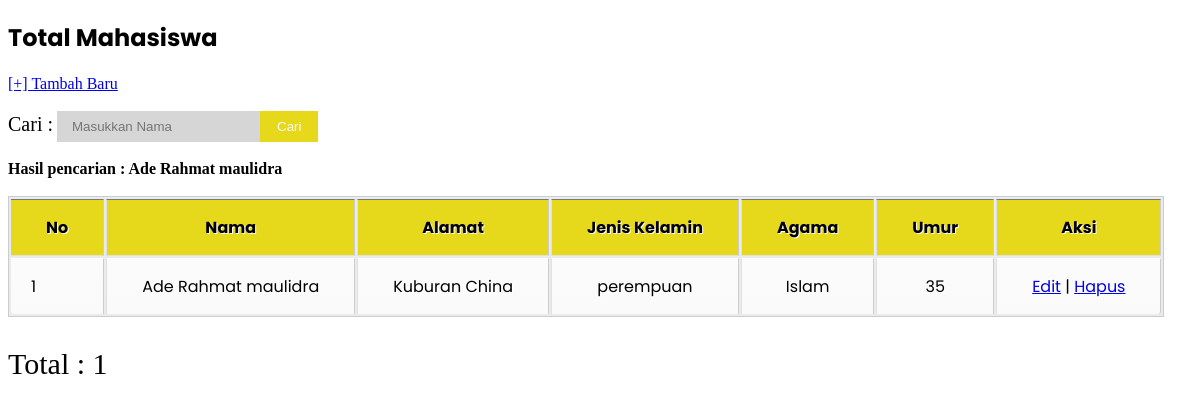
Page /tampil.php?cari=Ade Rahmat maulidra on the committed database.
### tables this page shows
CREATE TABLE `mahasiswa` (
  `id` int(11) NOT NULL,
  `nama` varchar(65) NOT NULL,
  `alamat` varchar(255) NOT NULL,
  `jenis_kelamin` varchar(15) NOT NULL,
  `agama` varchar(15) NOT NULL,
  `Umur` varchar(24) NOT NULL
);

### tampil.php (the view, shortened to what this page needs)
<?php include("koneksi.php"); ?>
<!DOCTYPE html>
<html>
<head>
    <link rel="stylesheet" href="style.css">
</head>
<body class="form">
    <header>
        <h2>Total Mahasiswa</h2>
    </header>
    <nav>
        <a class="tambah" href="mahasiswa.php">[+] Tambah Baru</a>
    </nav>
<br>
    <form  action="tampil.php" method="get">
	<label class="cari">Cari :</label>
	<input class="search" type="text" name="cari" placeholder="Masukkan Nama">
	<input class="button" type="submit" value="Cari">
</form>
 <br>
<?php
if(isset($_GET['cari'])){
	$cari = $_GET['cari'];
	echo "<b>Hasil pencarian : ".$cari."</b> <br><br>";
}
?>
<table border="1">
	<tr>
		<th>No</th>
		<th>Nama</th>
        <th>Alamat</th>
        <th>Jenis Kelamin</th>
        <th>Agama</th>
        <th>Umur</th>
        <th>Aksi</th>
	</tr>
	<?php
	if(isset($_GET['cari'])){
		$cari = $_GET['cari'];
		$data = mysqli_query($koneksi,"select * from mahasiswa where nama like '%".$cari."%'");
	}else{
		$data = mysqli_query($koneksi,"select * from mahasiswa");
	}
	$no = 1;
	while($d = mysqli_fetch_array($data)){
        echo "<tr>";
        echo "<td>".$no."</td>";
        echo "<td>".$d['nama']."</td>";
        echo "<td>".$d['alamat']."</td>";
        echo "<td>".$d['jenis_kelamin']."</td>";
        echo "<td>".$d['agama']."</td>";
        echo "<td>".$d['Umur']."</td>";
        echo "<td>";
        echo "<a href='edit.php?id=".$d['id']."'>Edit</a> | ";
        echo "<a href='hapus.php?id=".$d['id']."'>Hapus</a>";
        echo "</td>";
        echo "</tr>";
 } ?>
</table>
<p style="font-size: 30px;">Total : <?php echo mysqli_num_rows($data) ?> </p>
    </body>
</html>

### style.css (style rules this page uses)
h2 { font-family: 'Poppins', sans-serif; }
table { font-family: 'Poppins', sans-serif; color: black; text-shadow: 1px 1px 0px #fff; background: #eaebec; border: #ccc 1px solid; }
table th { padding: 15px 35px; border-left:1px solid #e0e0e0; border-bottom: 1px solid #e0e0e0; background: #e6d91c; }
table th:first-child { border-left:none; }
table tr { text-align: center; padding-left: 20px; }
table td:first-child { text-align: left; padding-left: 20px; border-left: 0; }
table td { padding: 15px 35px; border-top: 1px solid #ffffff; border-bottom: 1px solid #e0e0e0; border-left: 1px solid #e0e0e0; background: #fafafa; background: -webkit-gradient(linear, left top, left bottom, from(#fbfbfb), to(#fafafa)); background: -moz-linear-gradient(top, #fbfbfb, #fafafa); }
table tr:last-child td { border-bottom: 0; }
table tr:last-child td:first-child { -moz-border-radius-bottomleft: 3px; -webkit-border-bottom-left-radius: 3px; border-bottom-left-radius: 3px; }
table tr:last-child td:last-child { -moz-border-radius-bottomright: 3px; -webkit-border-bottom-right-radius: 3px; border-bottom-right-radius: 3px; }
.search { padding:8px 15px; background:rgba(50, 50, 50, 0.2); border:0px solid #dbdbdb; }
.button { position:relative; padding:6px 15px; left:-8px; border:2px solid #e6d91c; background-color:#e6d91c; color:#fafafa; }
.cari { font-size: 20px; }

### rows in the picture
mahasiswa: nama "Ade Rahmat maulidra", alamat "Kuburan China", jenis_kelamin "perempuan", agama "Islam", Umur "35"

### other values in the picture
$cari "Ade Rahmat maulidra"
mysqli_num_rows($data) "1"
